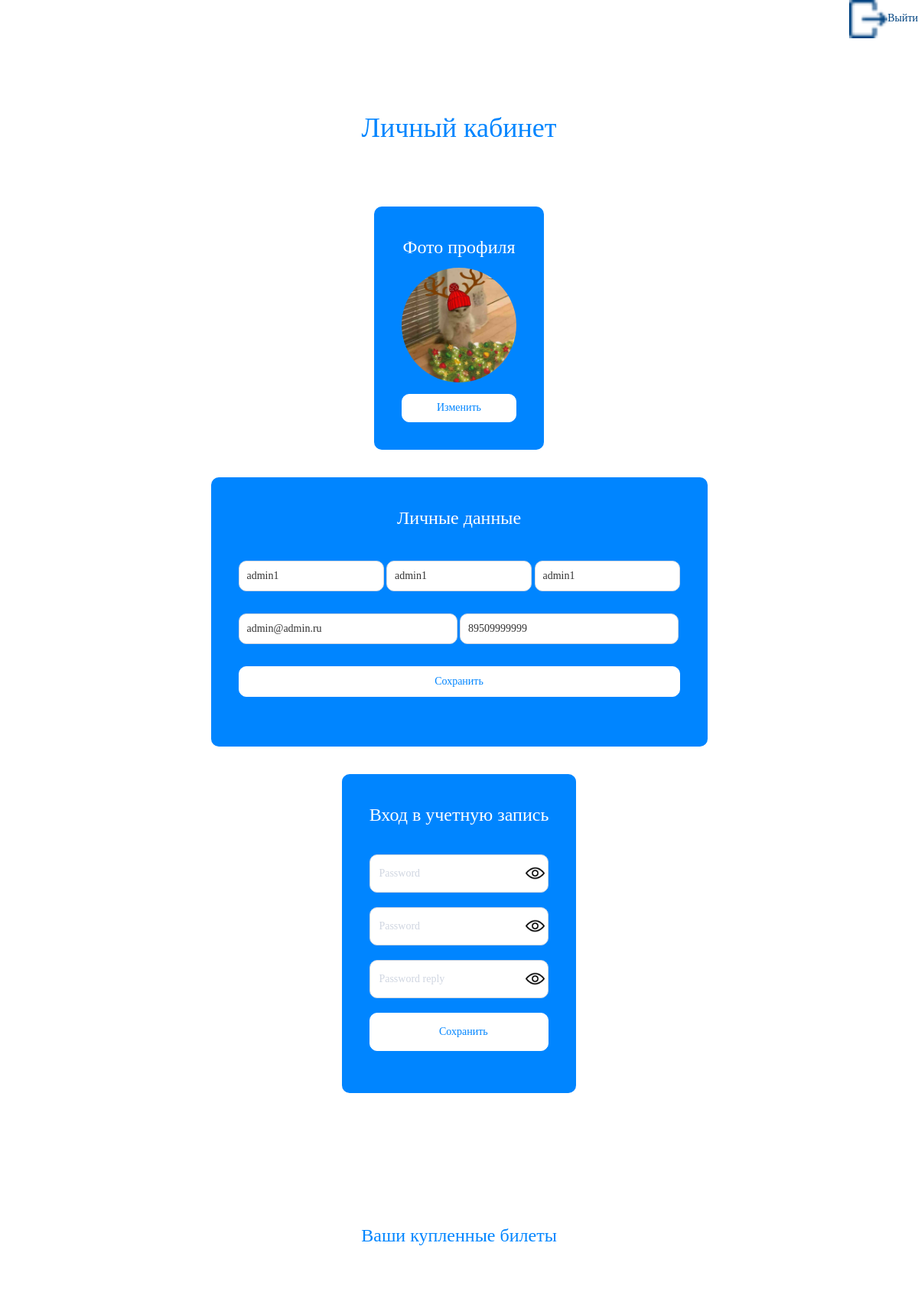
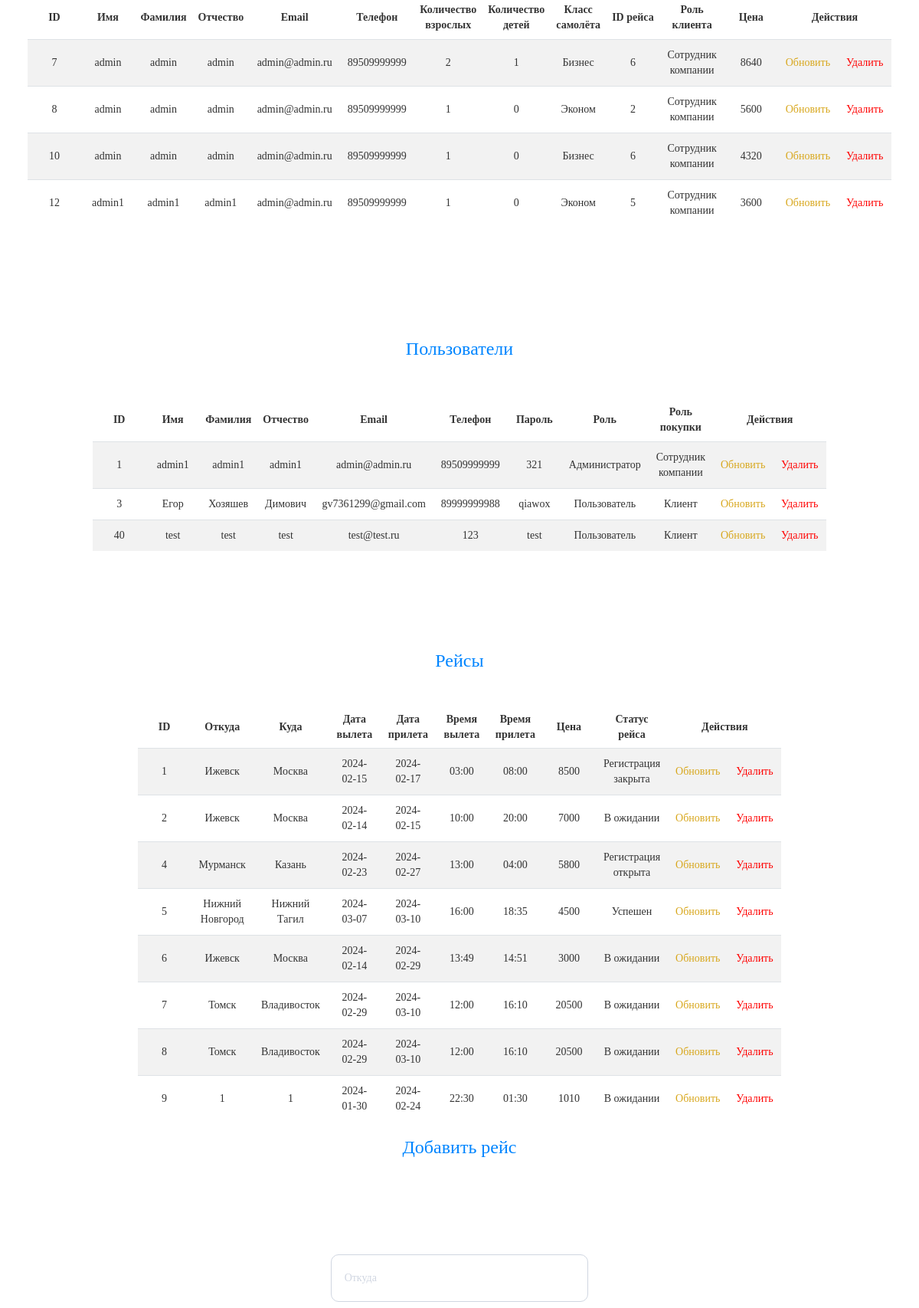
The app's page /pages/lk_admin.php (signed in, upper part) with its own data (2 pictures, top to bottom).
### tables this page shows
CREATE TABLE `users` (
  `id` int NOT NULL,
  `first_name` varchar(100) NOT NULL,
  `last_name` varchar(100) NOT NULL,
  `patronymic` varchar(100) NOT NULL,
  `email` varchar(100) NOT NULL,
  `password` varchar(100) NOT NULL,
  `phone` varchar(100) NOT NULL,
  `role` int NOT NULL DEFAULT '1',
  `role_sales` int NOT NULL DEFAULT '1',
  `photo` varchar(100) NOT NULL DEFAULT 'ava.png'
);

CREATE TABLE `sales` (
  `id` int NOT NULL,
  `first_name` varchar(100) NOT NULL,
  `last_name` varchar(100) NOT NULL,
  `patronymic` varchar(100) NOT NULL,
  `email` varchar(100) NOT NULL,
  `phone` varchar(100) NOT NULL,
  `adult` int NOT NULL,
  `children` int NOT NULL,
  `class` int NOT NULL,
  `id_flights` int NOT NULL,
  `role_sales_id` int NOT NULL,
  `price` int NOT NULL
);

CREATE TABLE `flights` (
  `id` int NOT NULL,
  `whence` varchar(100) NOT NULL,
  `wheres` varchar(100) NOT NULL,
  `ddate` varchar(100) NOT NULL,
  `adate` varchar(100) NOT NULL,
  `etime` text NOT NULL,
  `atime` text NOT NULL,
  `price` int NOT NULL,
  `status` int NOT NULL DEFAULT '1'
);

### pages/lk_admin.php (the view, shortened to what this page needs)
<?php
include_once '../db/db.php';
?>
<!DOCTYPE html>
<html lang="en">
<head>
    <link rel="stylesheet" href="../styles/styles.css">
    <link rel="stylesheet" href="https://maxcdn.bootstrapcdn.com/bootstrap/3.4.0/css/bootstrap.min.css">
</head>
<body>
    <a href="exit.php" class="exit_lk"><span><img src="../img/exit.png" alt="">Выйти</span></a>
    <div class="main">
        <div class="title">
            <h1>Личный кабинет</h1>
        </div>
        <div class="photo_lk">
            <?php
            $id_photo = $_SESSION['user']['id'];
            $str_out_photo = "SELECT * FROM `users` WHERE `id` = $id_photo";
            $run_out_photo = mysqli_query($connect, $str_out_photo);
            $photoes = mysqli_fetch_array($run_out_photo);
            ?>
            <div class="private_data"><p>Фото профиля</p></div>
            <?php echo "<div class='photo_change'><img src='../img/$photoes[photo]'></div>";?>
            <form action="" method="POST">
                <?php
                echo "<a href='update_photo.php?edit_photo=$photoes[id]' target='_blank'>Изменить</a>";
                ?>
            </form>
        </div>
        <div class="data">
            <div class="private_data"><p>Личные данные</p></div>
            <div class="private_form">
                <form method="POST" class="lk_form">
                    <div class="first_input">
                        <input type="text" placeholder="Имя" value="<?php echo $_SESSION['user']['first_name']; ?>" name="name_upd" required>
                        <input type="text" placeholder="Фамилия" class="center_input" value="<?php echo $_SESSION['user']['last_name']; ?>" name="last_name_upd" required>
                        <input type="text" placeholder="Отчество" value="<?php echo $_SESSION['user']['patronymic']; ?>" name="patronymic_upd" required>
                    </div>
                    <div class="second_input">
                        <input type="email" placeholder="Email" class="first_in" value="<?php echo $_SESSION['user']['email']; ?>" name="email_upd" required>
                        <input type="text" placeholder="Phone" class="last_in" value="<?php echo $_SESSION['user']['phone']; ?>" name="phone_upd" required>
                    </div>
                    <input type="submit" value="Сохранить" name="update" class="update_user">
                </form>
            </div>
        </div>
        <div class="auth_block">
            <div class="private_data"><p>Вход в учетную запись</p></div>
            <div class="auth-form auth_data">
                <form method="POST">
                    <div class="v_pass_now">
                        <input type="password" placeholder="Password" id="password_now" required name="password_now">
                        <span class="icon_now"></span>
                    </div>
                    <div class="v_pass">
                        <input type="password" placeholder="Password" id="password" required name="password_new">
                        <span class="icon"></span>
                    </div>
                    <div class="v_pass_reply">
                        <input type="password" placeholder="Password reply" id="password_reply" required name="password_new_reply">
                        <span class="icon_reply"></span>
                    </div>
                    <input type="submit" value="Сохранить" class="save" name="save">
                </form>
            </div>
        </div>
        <div class="buy_bil">
            <div class="private_data"><p>Ваши купленные билеты</p></div>
            <?php
            $now_email = $_SESSION['user']['email'];
            $str_out_sales = "SELECT * FROM `sales` WHERE `email` = '$now_email'";
            $run_out_sales = mysqli_query($connect, $str_out_sales);
            ?>
            <table>
                <tr>
                    <th>ID</th>
                    <th>Имя</th>
                    <th>Фамилия</th>
                    <th>Отчество</th>
                    <th>Email</th>
                    <th>Телефон</th>
                    <th>Количество взрослых</th>
                    <th>Количество детей</th>
                    <th>Класс самолёта</th>
                    <th>ID рейса</th>
                    <th>Роль клиента</th>
                    <th>Цена</th>
                    <th colspan="2">Действия</th>
                </tr>
                <?php
                while ($sales = mysqli_fetch_array($run_out_sales)) {
                    switch ($sales['class']) {
                        case '1':
                            $class = "Эконом";
                            break;
                        case '2':
                            $class = "Бизнес";
                            break;
                    }
                    switch ($sales['role_sales_id']) {
                        case '3':
                            $role_sales = "Сотрудник компании";
                            break;
                    }
                    echo "<tr class='e-ever2'>
                            <td>$sales[id]</td>
                            <td>$sales[first_name]</td>
                            <td>$sales[last_name]</td>
                            <td>$sales[patronymic]</td>
                            <td>$sales[email]</td>
                            <td>$sales[phone]</td>
                            <td>$sales[adult]</td>
                            <td>$sales[children]</td>
                            <td>$class</td>
                            <td>$sales[id_flights]</td>
                            <td>$role_sales</td>
                            <td>$sales[price]</td>
                            <td><a href='update_sales.php?edit_sales=$sales[id]' target='_blank' class='e-update'>Обновить</a></td>
                            <td><a href='?del_sales=$sales[id]' class='e-delete'>Удалить</a></td>
                        </tr>";
                }
                ?>
            </table>
        </div>
        <div class="users">
            <div class="private_data"><p>Пользователи</p></div>
            <?php
            $str_out_users = "SELECT * FROM `users`";
            $run_out_users = mysqli_query($connect, $str_out_users);
            ?>
            <table>
                <tr>
                    <th>ID</th>
                    <th>Имя</th>
                    <th>Фамилия</th>
                    <th>Отчество</th>
                    <th>Email</th>
                    <th>Телефон</th>
                    <th>Пароль</th>
                    <th>Роль</th>
                    <th>Роль покупки</th>
                    <th colspan="2">Действия</th>
                </tr>
                <?php
                while ($users = mysqli_fetch_array($run_out_users)) {
                    switch ($users['role']) {
                        case '1':
                            $role = "Пользователь";
                            break;
                        case '2':
                            $role = "Администратор";
                            break;
                    }
                    switch ($users['role_sales']) {
                        case '1':
                            $role_sales = "Клиент";
                            break;
                        case '3':
                            $role_sales = "Сотрудник компании";
                            break;
                    }
                    echo "<tr align='center' class='e-ever2'>
                            <td>$users[id]</td>
                            <td>$users[first_name]</td>
                            <td>$users[last_name]</td>
                            <td>$users[patronymic]</td>
                            <td>$users[email]</td>
                            <td>$users[phone]</td>
                            <td>$users[password]</td>
                            <td>$role</td>
                            <td>$role_sales</td>
                            <td><a href='update_users.php?edit=$users[id]' target='_blank' class='e-update'>Обновить</a></td>
                            <td><a href='?del=$users[id]' class='e-delete'>Удалить</a></td>
                        </tr>";
                }
                ?>
            </table>
        </div>
        <div class="flights">
            <div class="private_data"><p>Рейсы</p></div>
            <?php
            $str_out_flights = "SELECT * FROM `flights`";
            $run_out_flights = mysqli_query($connect, $str_out_flights);
            ?>
            <table>
                <tr>
                    <th>ID</th>
                    <th>Откуда</th>
                    <th>Куда</th>
                    <th>Дата вылета</th>
                    <th>Дата прилета</th>
                    <th>Время вылета</th>
                    <th>Время прилета</th>
                    <th>Цена</th>
                    <th>Статус рейса</th>
                    <th colspan="2">Действия</th>
                </tr>
                <?php
                while($flights = mysqli_fetch_array($run_out_flights)){
                    switch ($flights['status']) {
                        case '1':
                            $status = "В ожидании";
                            break;
                        case '2':
                            $status = "Регистрация открыта";
                            break;
                        case '3':
                            $status = "Регистрация закрыта";
                            break;
                        case '7':
                            $status = "Успешен";
                            break;
                    }
                    echo "<tr align='center' class='e-ever2'>
                            <td>$flights[id]</td>
                            <td>$flights[whence]</td>
                            <td>$flights[wheres]</td>
                            <td>$flights[ddate]</td>
                            <td>$flights[adate]</td>
                            <td>$flights[etime]</td>
                            <td>$flights[atime]</td>
                            <td>$flights[price]</td>
                            <td class='e-status'>$status</td>
                            <td><a href='update_flights.php?edit_flights=$flights[id]' target='_blank' class='e-update'>Обновить</a></td>
                            <td><a href='?del_flights=$flights[id]' class='e-delete'>Удалить</a></td>
                        </tr>";
                }
                ?>
            </table>
            <div class="auth-form">
                <h3 class="add_flights">Добавить рейс</h3>
                <form method="POST" class="add_flights_form">
                    <input type="text" placeholder="Откуда" name="whence">
                </form>
            </div>
        </div>
    </div>
</body>
</html>

### records on screen
users: photo (picture), id "1", first_name "admin1", last_name "admin1", patronymic "admin1", email "admin@admin.ru", phone "89509999999", password "321", role "Администратор", role_sales "Сотрудник компании"
sales: id "7", first_name "admin", last_name "admin", patronymic "admin", email "admin@admin.ru", phone "89509999999", adult "2", children "1", class "Бизнес", id_flights "6", role_sales "Сотрудник компании", price "8640"
sales: id "8", first_name "admin", last_name "admin", patronymic "admin", email "admin@admin.ru", phone "89509999999", adult "1", children "0", class "Эконом", id_flights "2", role_sales "Сотрудник компании", price "5600"
sales: id "10", first_name "admin", last_name "admin", patronymic "admin", email "admin@admin.ru", phone "89509999999", adult "1", children "0", class "Бизнес", id_flights "6", role_sales "Сотрудник компании", price "4320"
sales: id "12", first_name "admin1", last_name "admin1", patronymic "admin1", email "admin@admin.ru", phone "89509999999", adult "1", children "0", class "Эконом", id_flights "5", role_sales "Сотрудник компании", price "3600"
users: id "3", first_name "Егор", last_name "Хозяшев", patronymic "Димович", email "gv7361299@gmail.com", phone "89999999988", password "qiawox", role "Пользователь", role_sales "Клиент"
users: id "40", first_name "test", last_name "test", patronymic "test", email "test@test.ru", phone "123", password "test", role "Пользователь", role_sales "Клиент"
flights: id "1", whence "Ижевск", wheres "Москва", ddate "2024-02-15", adate "2024-02-17", etime "03:00", atime "08:00", price "8500", status "Регистрация закрыта"
flights: id "2", whence "Ижевск", wheres "Москва", ddate "2024-02-14", adate "2024-02-15", etime "10:00", atime "20:00", price "7000", status "В ожидании"
flights: id "4", whence "Мурманск", wheres "Казань", ddate "2024-02-23", adate "2024-02-27", etime "13:00", atime "04:00", price "5800", status "Регистрация открыта"
flights: id "5", whence "Нижний Новгород", wheres "Нижний Тагил", ddate "2024-03-07", adate "2024-03-10", etime "16:00", atime "18:35", price "4500", status "Успешен"
flights: id "6", whence "Ижевск", wheres "Москва", ddate "2024-02-14", adate "2024-02-29", etime "13:49", atime "14:51", price "3000", status "В ожидании"
flights: id "7", whence "Томск", wheres "Владивосток", ddate "2024-02-29", adate "2024-03-10", etime "12:00", atime "16:10", price "20500", status "В ожидании"
flights: id "8", whence "Томск", wheres "Владивосток", ddate "2024-02-29", adate "2024-03-10", etime "12:00", atime "16:10", price "20500", status "В ожидании"
flights: id "9", whence "1", wheres "1", ddate "2024-01-30", adate "2024-02-24", etime "22:30", atime "01:30", price "1010", status "В ожидании"
